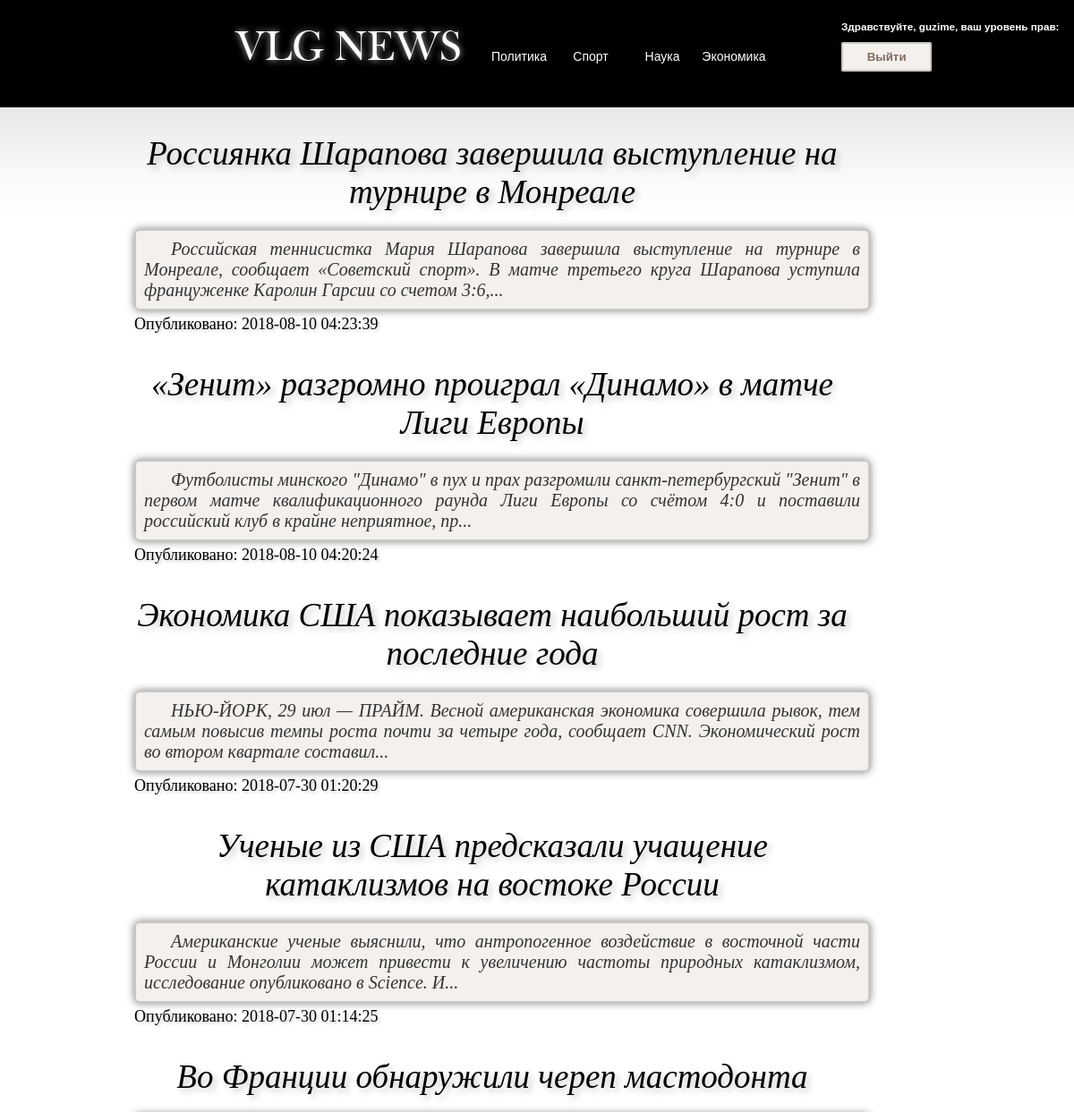
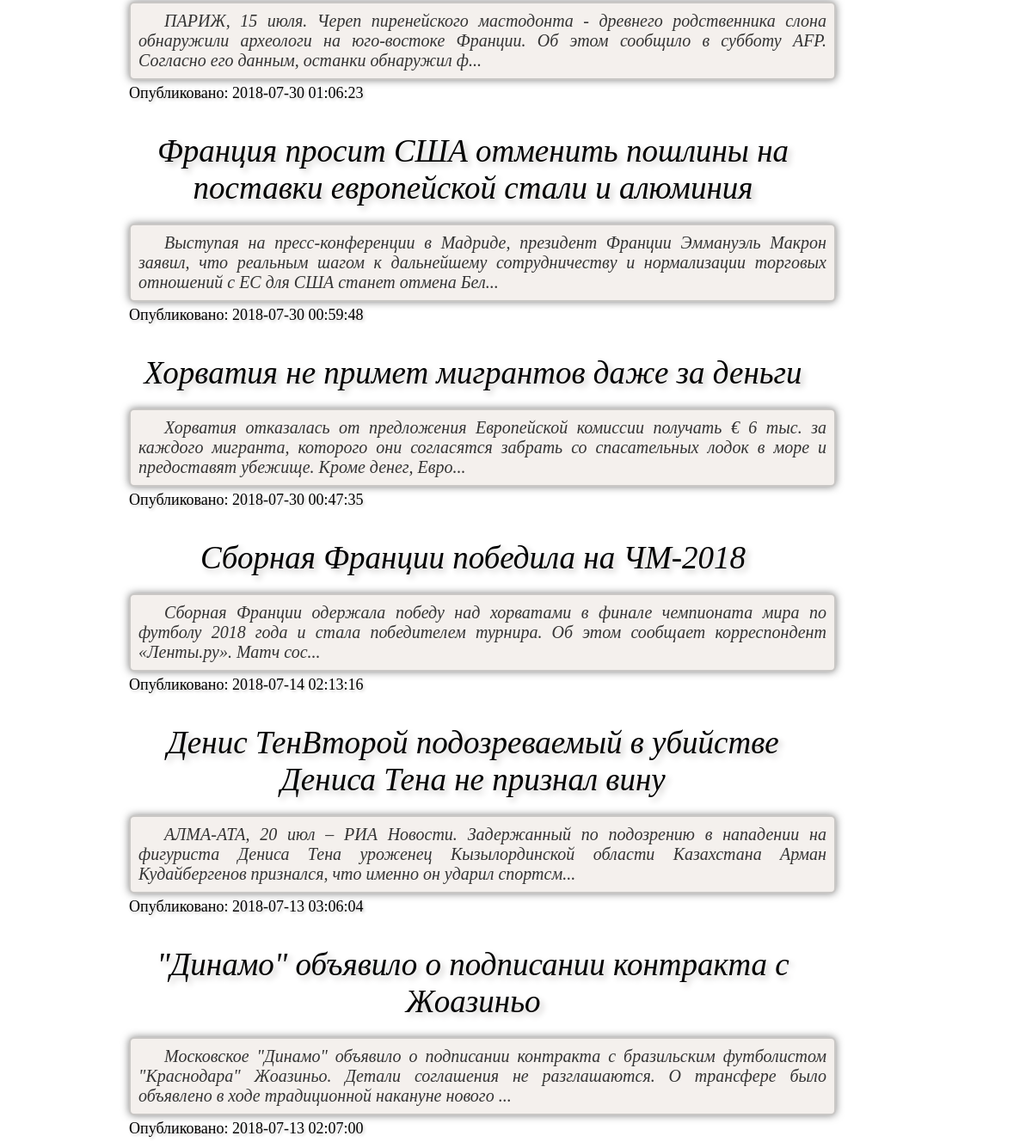
The app's page / (signed in) with its own data (2 pictures, top to bottom).
### tables this page shows
CREATE TABLE `news` (
  `id` int(11) NOT NULL,
  `head` varchar(150) NOT NULL,
  `text` text NOT NULL,
  `publication_date` datetime NOT NULL,
  `section` varchar(10) NOT NULL,
  `keywords` varchar(400) NOT NULL
);

### index.php (the view, shortened to what this page needs)
<!DOCTYPE >
<html>
<head>
<link href="css/stylesheet.css" rel="stylesheet" type="text/css" />
</head>
<body>
<div id="top_bar_black">
    <div id="logo_container"> <a href=./ > <div id="logo_image"> </div></a>
        <div id="nav_block">
          <a href=index.php?section=politic>
            <div class="nav_button"> Политика </div>
          </a>
          <a href=index.php?section=sport>
            <div class="nav_button"> Спорт </div>
          </a>
          <a href=index.php?section=science>
            <div class="nav_button"> Наука </div>
          </a>
          <a href=index.php?section=economic>
            <div class="nav_button"> Экономика </div>
          </a>
        </div>
    </div>
          <?php if(isset($_SESSION['user'])) { ?>
               <div id="greeting_form">
                    <br/><h3>Здравствуйте, <?php echo $_SESSION['user'].", ваш уровень прав: ".$_SESSION['root'];?> </h3>
                    <form name = "myform" action = "model/model.php" method = "post">
                             <input type = "submit" name = "submit_close" value = "Выйти" />
                    </form>
                </div>
        <?php } ?>
 </div>
<?php  require_once "model/bd.php";
    if(isset($_GET['tag']))
    {
        $tag = htmlspecialchars($_GET['tag']);
        $sth = $dbh->query('SELECT LEFT(text, 200), head, publication_date, keywords, id FROM news ORDER BY publication_date DESC LIMIT 10');
         foreach($sth as $row)
            {
                $str = mb_strtolower($row['keywords'], 'UTF-8');
                $tags = preg_split("/[\s,]+/", $str);
                foreach($tags as $word)
                {
                    if ($word == $tag)
                    {
                        echo "<a href = list.php?id=".$row['id'].">
                                <div id=content_container>
                                        <div id=header>
                                            <div class=header_content_mainline>".$row['head']."</div>
                                        </div>
                                    <div id=header_lower>";
                                        if (file_exists("model/fornews/".$row['id'].".jpg"))
                                            echo "<img src = model/fornews/".$row['id'].".jpg >";
                                         echo "<div id=header_content_boxcontent>".$row['LEFT(text, 200)']. "..."."</div>
                                               <div id=publication_date> Опубликовано: ".$row['publication_date']." </div>
                                    </div>
                            </a>";
                                if(($_SESSION['root']) == 10)
                    {
                        echo  " <div id=admin_buttons>
                                        <form name = adm_form action = model/admin.php?id=".$row['id']." method=post>
                                            <input type=submit name=delete value=Удалить />
                                            <input type=submit name=edit value=Редактировать />
                                        </form>
                                </div>";
                    }
                            echo "</div>";
                    }
                }
            }
    }
    else
    {
        if(isset($_GET['section']))
            {
                $section = htmlspecialchars($_GET['section']);
                $sth = $dbh->prepare('SELECT LEFT(text, 200), head, publication_date, id FROM news  WHERE section = ? ORDER BY publication_date DESC LIMIT 10');
                $sth->execute(array($section));
            }
        else
            {
                $sth = $dbh->query('SELECT LEFT(text, 200), head, publication_date, id FROM news ORDER BY publication_date DESC LIMIT 10');
            }
            foreach($sth as $row)
            {
                echo "<a href = list.php?id=".$row['id'].">
                        <div id=content_container>
                            <div id=header>
                                <div class=header_content_mainline>".$row['head']."</div>
                            </div>
                                <div id=header_lower>";
                                     echo "<div id=header_content_boxcontent>".$row['LEFT(text, 200)']. "..."."</div>
                                <div id=publication_date> Опубликовано: ".$row['publication_date']." </div>
                        </div>
                    </a>";
            }
    }
 ?>
</body>
</html>

### css/stylesheet.css (style rules this page uses)
body { margin:0px; padding:0px; background-attachment:scroll; background-image:url(../images/background.jpg); background-repeat:repeat-x; background-position:left top; }
#content_container, #content_container_list, #navigation { margin:auto; margin-bottom:100px; width:900px; background-attachment:scroll; }
.header_content_mainline { text-align:center; font-size:37px; color:#000000; width:800px; font-weight:500; font-style:italic; text-shadow:#c9c7c5 0.1em 0.1em 0.2em; }
#header_content_boxcontent { text-indent:1.5em; text-align:justify; margin-top:10px; font-size:20px; color:#333333; width:800px; font-style:italic; border:2px solid #c9c7c5; border-radius:6px; padding:9px; background-color:f4f0ed; box-shadow:0 0 10px rgba(0,0,0,0.5); }
#header_lower { width:800px; float:left; }
#publication_date { margin-top:5px; margin-bottom:5px; font-size:18px; color:black; text-shadow:#c9c7c5 0.1em 0.1em 0.2em; }
#logo_container { height:90px; width:700px; margin-left:20%; float:left; }
#logo_image { width:300px; height:69px; margin-top:20px; float:left; background-image:url(../images/logo.png); }
#top_bar_black { width:100%; height:120px; background-color:#000000; }
#greeting_form { font-family:Verdana, Arial, Helvetica, sans-serif; color:#FFFFFF; font-size:10px; float:left; display:inline; }
#avt_form > form > input[type = "submit"], #greeting_form > form > input[type = "submit"] { margin-left:60px; display:inline-block; color:#7f6b5f; font-weight:700; text-decoration:none; user-select:none; padding:.5em 2em; outline:none; border:2px solid #c9c7c5; border-radius:2px; transition:0.2s; background-color:f4f0ed; }
#greeting_form > form > input[type = "submit"] { margin-left:0px; }
#nav_block { margin-top:20px; width:400px; height:90px; float:left; }
.nav_button { width: 80px; color:#FFFFFF; font-family:Verdana, Arial, Helvetica, sans-serif; font-size:14px; margin-top:35px; text-align:center; float:left; }
#header { width:800px; margin-top:30px; margin-bottom:10px; float:left; }

### records on screen
news: head "Россиянка Шарапова завершила выступление на турнире в Монреале", LEFT "Российская теннисистка Мария Шарапова завершила выступление на турнире в Монреале, сообщает «Советский спорт». В матче третьего круга Шарапова уступила француженке Каролин Гарсии со счетом 3:6,", publication_date "2018-08-10 04:23:39"
news: head "«Зенит» разгромно проиграл «Динамо» в матче Лиги Европы", LEFT "Футболисты минского \"Динамо\" в пух и прах разгромили санкт-петербургский \"Зенит\" в первом матче квалификационного раунда Лиги Европы со счётом 4:0 и поставили российский клуб в крайне неприятное, пр", publication_date "2018-08-10 04:20:24"
news: head "Экономика США показывает наибольший рост за последние годa", LEFT "НЬЮ-ЙОРК, 29 июл — ПРАЙМ. Весной американская экономика совершила рывок, тем самым повысив темпы роста почти за четыре года, сообщает CNN. Экономический рост во втором квартале составил", publication_date "2018-07-30 01:20:29"
news: head "Ученые из США предсказали учащение катаклизмов на востоке России", LEFT "Американские ученые выяснили, что антропогенное воздействие в восточной части России и Монголии может привести к увеличению частоты природных катаклизмом, исследование опубликовано в Science. И", publication_date "2018-07-30 01:14:25"
news: head "Во Франции обнаружили череп мастодонта", LEFT "ПАРИЖ, 15 июля. Череп пиренейского мастодонта - древнего родственника слона обнаружили археологи на юго-востоке Франции. Об этом сообщило в субботу AFP. Согласно его данным, останки обнаружил ф", publication_date "2018-07-30 01:06:23"
news: head "Франция просит США отменить пошлины на поставки европейской стали и алюминия", LEFT "Выступая на пресс-конференции в Мадриде, президент Франции Эммануэль Макрон заявил, что реальным шагом к дальнейшему сотрудничеству и нормализации торговых отношений с ЕС для США станет отмена Бел", publication_date "2018-07-30 00:59:48"
news: head "Хорватия не примет мигрантов даже за деньги", LEFT "Хорватия отказалась от предложения Европейской комиссии получать € 6 тыс. за каждого мигранта, которого они согласятся забрать со спасательных лодок в море и предоставят убежище. Кроме денег, Евро", publication_date "2018-07-30 00:47:35"
news: head "Сборная Франции победила на ЧМ-2018", LEFT "Сборная Франции одержала победу над хорватами в финале чемпионата мира по футболу 2018 года и стала победителем турнира. Об этом сообщает корреспондент «Ленты.ру». Матч сос", publication_date "2018-07-14 02:13:16"
news: head "Денис ТенВторой подозреваемый в убийстве Дениса Тена не признал вину", LEFT "АЛМА-АТА, 20 июл – РИА Новости. Задержанный по подозрению в нападении на фигуриста Дениса Тена уроженец Кызылординской области Казахстана Арман Кудайбергенов признался, что именно он ударил спортсм", publication_date "2018-07-13 03:06:04"
news: head "\"Динамо\" объявило о подписании контракта с Жоазиньо", LEFT "Московское \"Динамо\" объявило о подписании контракта с бразильским футболистом \"Краснодара\" Жоазиньо. Детали соглашения не разглашаются. О трансфере было объявлено в ходе традиционной накануне нового", publication_date "2018-07-13 02:07:00"

### other values on screen
$_SESSION['user'] "guzime"
